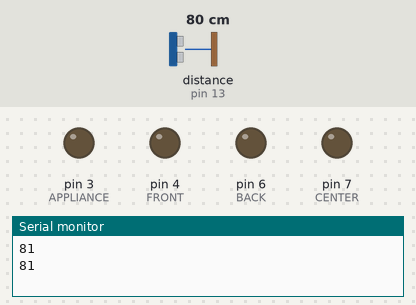
This sketch was run on a simulated Arduino Uno, built with avr-gcc and run on an emulated ATmega328P. Parts: output pins drawn as LEDs (lit = HIGH), the last lines printed to the serial monitor. The test bench sets the inputs (shaded band); at power-on: distance to the obstacle (sensor on pin 13) 80 cm. The echo pulse lasts 58.3 µs per cm.

Above: at 3.8 s.
3.9 s: distance to the obstacle (sensor on pin 13) set to 63 cm
7.8 s: distance to the obstacle (sensor on pin 13) set to 54 cm
At 9.6 s:
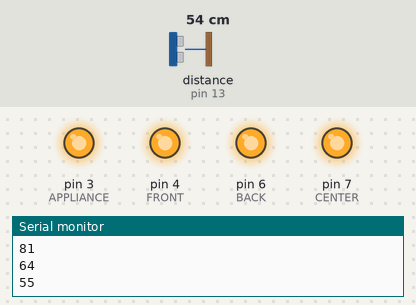
At 13.1 s:
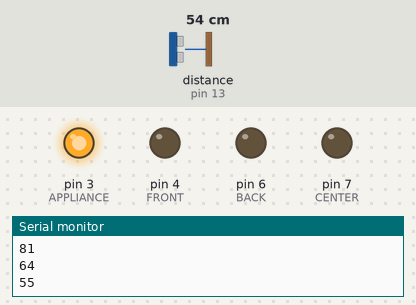
19.5 s: distance to the obstacle (sensor on pin 13) set to 2 cm
At 21.4 s:
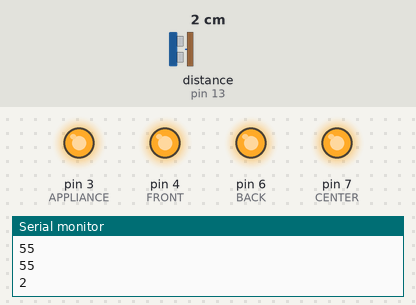
Timing chart, 0 to 22.9 s (numbered marks = the images above; inputs shaded):
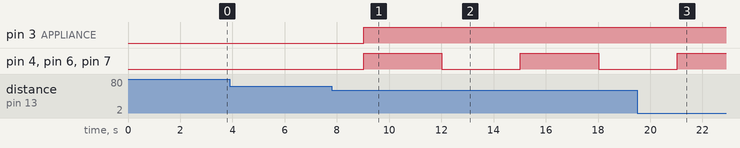

The sketch:

servive.ino
```cpp
#include <NewPing.h>
#include <SoftwareSerial.h>
#define TRIGGER_PIN 8 // Ultrasonic sensor trigger pin
#define ECHO_PIN 13    // Ultrasonic sensor echo pin

// initialize the GSM module with the correct pins
NewPing sonar(TRIGGER_PIN, ECHO_PIN);


#define  APPLIANCE 3
#define  FRONT 4
#define  BACK 6
#define  CENTER 7


// initialize a variable to store the received message


void setup() {
  // set up the serial communication with the computer
  pinMode(APPLIANCE, OUTPUT);
  pinMode(FRONT, OUTPUT);
  pinMode(BACK, OUTPUT);
  pinMode(CENTER, OUTPUT);

  Serial.begin(9600);

  // configure the GSM module to receive SMS messages
 ;
}

void loop() {
  // Check for intruder using ultrasonic sensor
  unsigned int distance = sonar.ping_cm();
  Serial.println(distance);

  if (distance > 30 && distance < 60) { // Adjust this threshold according to your setup

    digitalWrite(APPLIANCE, HIGH);
      digitalWrite(FRONT, HIGH);
      digitalWrite(BACK, HIGH);
      digitalWrite(CENTER, HIGH);
    delay(3000); // Blink for 500 milliseconds
    digitalWrite(FRONT, LOW);
    digitalWrite(BACK, LOW);
    digitalWrite(CENTER, LOW);
  }

  if (distance > 0 && distance < 30  ) { // Confirmation: intruder moves closer
    digitalWrite(APPLIANCE, HIGH);
    digitalWrite(FRONT, HIGH);
    digitalWrite(BACK, HIGH);
    digitalWrite(CENTER, HIGH);
  } else if (distance >= 50) { // Intruder moves away

    digitalWrite(FRONT, LOW);
    digitalWrite(BACK, LOW);
    digitalWrite(CENTER, LOW);
  }else {
    digitalWrite(FRONT, LOW);
    digitalWrite(BACK, LOW);
    digitalWrite(CENTER, LOW);
    }

  delay (3000);
}
```

Measured:
- the behaviour switches between 59 and 58 cm on distance to the obstacle (sensor on pin 13) (found by bisection; images 0 and 1)
- after the input at 7.8 s, pin 3 (APPLIANCE): LOW → HIGH after 1.2 s; pin 4 (FRONT), pin 6 (BACK), pin 7 (CENTER): alternates HIGH for 3.0 s and LOW for 3.0 s, starting after 1.2 s
- after the input at 19.5 s, pin 4 (FRONT), pin 6 (BACK), pin 7 (CENTER): goes on until 21.0 s, then stays HIGH
